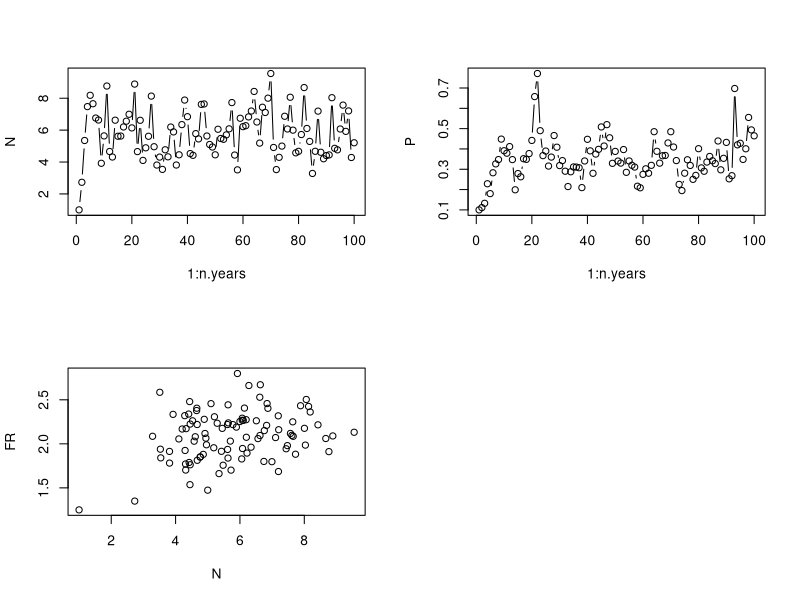

This figure's R source: (Note: this script raises an error after producing the figure.)
#### 15/03/2018 -- FBarraquand and OGimenez
#### Computation of the Hessian for the discrete-time Leslie-May model
#### New file with T=100


### --- Questions ------------------------------------------------------------------#### 
### Better to do this numerically or symbolically? (e.g. later in MAPLE?) 
### If numerically, how far into parameter space, i.e. what precision for the grid? 
### --------------------------------------------------------------------------------####

rm(list=ls())
graphics.off()

##################### Helper function #####################################################
### By OG 
logprot <- function(v){
eps <- 2.2204e-016
u <- log(eps) * (1+vector(length=length(v)))
index <- (v>eps)
u[index] <- log(v[index])
u
}

##################### Simulation used #####################################################

### Model used (use stored simulated data later on, just tryouts for now)
n.years<-100	# Long time series to look at structural identifiability
N1<-1			# Initial pop size
P1<-0.1
K<-1			# threshold dd 
beta<-1			# density-dependence exponent
rmax_V<-2			# Max AVERAGE growth rate (thus not a true max...)
rmax_P<-0.5
sigma2.proc<-0.05		# worked well with 0.005
# Process sigma on the log-scale, use the Peretti et al. value. 0.005


### FR and predator parameters
C<-2.5
D<-1
Q<-10

### Simulation of data
#set.seed(42) 
set.seed(41)
#set.seed(40)

y<-N<-P<-FR<-numeric(n.years)
N[1]<-N1
P[1]<-P1
FR[1]<-C*N[1]/(D+N[1])

rV<-rnorm(n.years-1,rmax_V,sqrt(sigma2.proc))
rP<-rnorm(n.years-1,rmax_P,sqrt(sigma2.proc))
FRnoise<-rnorm(n.years,0,sqrt(sigma2.proc))

for (t in 1:(n.years-1)){
 
  FR[t+1]<-(C*N[t]/(D+N[t])) + FRnoise[t+1]
  N[t+1]<-N[t]*(exp(rV[t])/(1+(N[t]/K)^beta))*exp(-FR[t]*P[t]/N[t])
  P[t+1]<-P[t]*exp(rP[t])/(1+P[t]*Q/N[t])
}
## Plotting time series of abundances and FR
par(mfrow=c(2,2))
plot(1:n.years,N,type="b")
plot(1:n.years,P,type="b")
#curve(dbeta(x,a,b),from=0, to=1)
plot(N,FR)

### Produce dataset to fit
data = cbind(log(N),log(P),FR) 

##################### Define likelihood and RSS for both models with and without noisy FRs ######################################

################# Define the likelihood ########################################
logLik=function(theta,y){
#### y is the data with n rows and 3 columns // log-abundance data + FR data

#### Parameters
# theta1 = r 
# theta2 = gamma
# theta3 = sigma1
# theta4 = s
# theta5 = q 
# theta6 = sigma2
# theta7 = C
# theta8 = D
# theta9 = sigma3

n=nrow(y)
ll = 0.0 ### Or p_1(a_1|x_1) p(x_1)
for (t in 2:n){
N_t = exp(y[t-1,1])
P_t = exp(y[t-1,2]) 

######## Error that was previously there!! N_t/P_t instead P_t/N_t ###
### mu1 = y[t-1,1] + theta[1] - log(1+theta[2]*N_t) - y[t-1,3]*N_t/P_t
######################################################################
mu1 = y[t-1,1] + theta[1] - logprot(1+theta[2]*N_t) - y[t-1,3]*P_t/N_t
mu2 = y[t-1,2] + theta[4] - logprot((1+theta[5]*P_t/N_t))
mu3 = (theta[7]*N_t)/(theta[8] + N_t)
#ll= ll + log(dnorm(y[t,1], mu1, theta[3])) +  log(dnorm(y[t,2], mu2, theta[6])) + log(dnorm(y[t,3], mean = mu3, sd = theta[9]))
# we have log(0) problem
d1=dnorm(y[t,1], mu1, theta[3],log=T) ## directly asking for the log avoids problems
d2=dnorm(y[t,2], mu2, theta[6],log=T)
d3=dnorm(y[t,3], mu3, theta[9],log=T)
ll=ll+d1+d2+d3
}
return(-ll)
}


############### Working directly with the sum of squares ######################
RSS=function(theta,y){
  #### y is the data with n rows and 3 columns // log-abundance data + FR data
  
  #### Parameters
  # theta1 = r 
  # theta2 = gamma
  # theta3 = s
  # theta4 = q 
  # theta5 = C
  # theta6 = D
  # not the same theta
  
  n=nrow(y)
  rss = 0.0 ### Or p_1(a_1|x_1) p(x_1)
  for (t in 2:n){
    N_t = exp(y[t-1,1])
    P_t = exp(y[t-1,2]) 
    ############## Correction of error ###########################################
    ## mu1 = y[t-1,1] + theta[1] - log(1+theta[2]*N_t) - y[t-1,3]*N_t/P_t # error
    mu1 = y[t-1,1] + theta[1] - logprot(1+theta[2]*N_t) - y[t-1,3]*P_t/N_t # corrected
    mu2 = y[t-1,2] + theta[3] - logprot((1+theta[4]*P_t/N_t))
    mu3 = (theta[5]*N_t)/(theta[6] + N_t)
    rss=rss+(y[t,1] - mu1)^2+(y[t,2]-mu2)^2+(y[t,3]-mu3)^2
  }
  return(rss)
}

############################### LL ##################################################

################# Define the likelihood ########################################
#### Warning the last parameter theta9 is not estimated!!
logLik_FRwoutNoise=function(theta,y){
#### y is the data with n rows and 3 columns // log-abundance data + FR data

#### Parameters
# theta1 = r 
# theta2 = gamma
# theta3 = sigma1
# theta4 = s
# theta5 = q 
# theta6 = sigma2
# theta7 = C
# theta8 = D
# theta9 = sigma3

n=nrow(y)
ll = 0.0 ### Or p_1(a_1|x_1) p(x_1)
for (t in 2:n){
N_t = exp(y[t-1,1])
P_t = exp(y[t-1,2]) 

######## Error that was previously there!! N_t/P_t instead P_t/N_t ###
### mu1 = y[t-1,1] + theta[1] - log(1+theta[2]*N_t) - y[t-1,3]*N_t/P_t
######################################################################
mu1 = y[t-1,1] + theta[1] - logprot(1+theta[2]*N_t) - (theta[7]*P_t)/(theta[8] + N_t)
mu2 = y[t-1,2] + theta[4] - logprot((1+theta[5]*P_t/N_t))
#ll= ll + log(dnorm(y[t,1], mu1, theta[3])) +  log(dnorm(y[t,2], mu2, theta[6])) + log(dnorm(y[t,3], mean = mu3, sd = theta[9]))
# we have log(0) problem
d1=dnorm(y[t,1], mu1, theta[3],log=T) ## directly asking for the log avoids problems
d2=dnorm(y[t,2], mu2, theta[6],log=T)
#d3=dnorm(y[t,3], mu3, theta[9],log=T)
ll=ll+d1+d2#+d3
}
return(-ll)
}


############### Working directly with the sum of squares ######################
RSS_FRwoutNoise=function(theta,y){
  #### y is the data with n rows and 3 columns // log-abundance data + FR data
  
  #### Parameters
  # theta1 = r 
  # theta2 = gamma
  # theta3 = s
  # theta4 = q 
  # theta5 = C
  # theta6 = D
  # not the same theta
  
  n=nrow(y)
  rss = 0.0 ### Or p_1(a_1|x_1) p(x_1)
  for (t in 2:n){
    N_t = exp(y[t-1,1])
    P_t = exp(y[t-1,2]) 
    ############## Correction of error ###########################################
    ## mu1 = y[t-1,1] + theta[1] - log(1+theta[2]*N_t) - y[t-1,3]*N_t/P_t # error
    mu1 = y[t-1,1] + theta[1] - logprot(1+theta[2]*N_t) -  (theta[5]*P_t)/(theta[6] + N_t) # corrected
    mu2 = y[t-1,2] + theta[3] - logprot((1+theta[4]*P_t/N_t))
    rss=rss+(y[t,1] - mu1)^2+(y[t,2]-mu2)^2#+(y[t,3]-mu3)^2
  }
  return(rss)
}

################################ Computation of MLE ##########################################################
################################ + computation of the Hessian at the MLE #####################################

######### Estimation starting at the MLE ###########
theta_true  = c(rmax_V,1/K,sqrt(0.05),rmax_P,Q,sqrt(0.05),C,D,sqrt(0.05))
p_opt<-optim(theta_true, logLik, y=data,method="BFGS",hessian=T)
p_opt$par
#[1]  1.7640017  0.7142281  0.2277440  0.5727717 11.9375808  0.2087442  2.5128467  1.0491252  0.2389437
theta_true
#[1]  2.0000000  1.0000000  0.2236068  0.5000000 10.0000000  0.2236068  2.5000000  1.0000000  0.2236068

######### Estimation starting away from MLE ########
theta_init = theta_true + rnorm(9,0,sd=0.05)
p_opt<-optim(theta_init, logLik, y=data,method="BFGS",hessian=T,control=list(fnscale=-1))
p_opt$par
theta_true
### Ask optim for the Hessian
hessian=p_opt$hessian
print(hessian, dig = 9) ## or use scipen
options(scipen = 999)
print(hessian, dig = 9)
#revert back
options(scipen = 0)

eigen(hessian) ## clearly no zeroes there? 
# $values
# [1] 4544.6756366 4279.0130556 3817.9057096 3468.3549356 2274.8086575 1394.6774084    9.0787072    5.5516334    0.1141467

######## Estimation based on RSS ##################

### New restricted theta
theta_true  = c(rmax_V,1/K,rmax_P,Q,C,D)
p_opt<-optim(theta_true, RSS, y=data,hessian=T)
p_opt$par
theta_true
p_opt$hessian
eigen(p_opt$hessian) ### clearly interesting and non zero
### Old $values for t=1000
# [1] 3334.2367985 2000.8569587 1736.6593414    8.9622937    1.4761840    0.1603394
### New values for t=100
# $values
# [1] 454.80251632 198.25709097 159.49222726   1.04456291   0.59298376   0.01113483

# Let's try from somewhere slightly different
theta_init = theta_true + rnorm(6,0,sd=0.05)
p_opt<-optim(theta_init, RSS, y=data,hessian=T)
p_opt$par
theta_true
p_opt$hessian
eigen(p_opt$hessian) ### clearly interesting and non zero
# $values
# [1] 440.46957584 198.28217321 159.69830610   1.05047544   0.55995778   0.01463831
# 
# $vectors
# [,1]          [,2]          [,3]         [,4]          [,5]          [,6]
# [1,]  6.699400e-01  2.065958e-12 -6.270210e-13 7.096422e-10  7.424153e-01  1.868657e-10
# [2,] -7.424153e-01 -2.664349e-15 -2.594159e-12 6.408067e-10  6.699400e-01  1.690894e-10
# [3,]  1.372015e-12 -9.992881e-01 -1.563891e-11 2.579492e-11  1.103813e-11 -3.772525e-02
# [4,] -3.978080e-13  3.772525e-02 -3.483252e-12 7.140937e-10  2.517745e-10 -9.992881e-01
# [5,]  1.523714e-12  1.406952e-11 -9.345979e-01 3.557061e-01 -3.421681e-10  2.579773e-10
# [6,] -2.300136e-13 -6.599388e-12  3.557061e-01 9.345979e-01 -8.928331e-10  6.663765e-10


###################################################################################################
################### Now for the model where the FR is specified without the noise #################
###################################################################################################
# Revert back to full theta_true with 9 elements 
# Nope! It's actually 8 elements!!
theta_true  = c(rmax_V,1/K,sqrt(0.05),rmax_P,Q,sqrt(0.05),C,D) ### 8 elements only
p_opt<-optim(theta_true, logLik_FRwoutNoise, y=data,hessian=T)
p_opt$par ### Obviously a problem on the last param - but perhaps this could be done with constraints? 
theta_true
p_opt$hessian
eigen(p_opt$hessian)
# $values
# [1] 4441.0238334 4032.1190290 3288.9278103 2251.8416066   12.2374011    0.9329324    0.1419784   -0.1424231

# One negative eigenvalues -- does not seem to be doing well. 

######### Estimation starting away from MLE ########
theta_init = theta_true + rnorm(8,0,sd=0.05)
p_opt<-optim(theta_init, logLik_FRwoutNoise, y=data,hessian=T)
p_opt$par
# [1]  1.8712006  0.7963704  0.2284715  0.5822778 12.2094645  0.2085856  2.7754965  0.7688282
theta_true
theta_init
p_opt$hessian
eigen(p_opt$hessian)

### Going much better regarding estimated parameters! Still one of the eigenvalues is negative

# $values
# [1] 4562.5534412 3877.9858790 3784.6128492 2278.2132032    4.6680105    0.7002127    0.1077702   -0.1287456
# 
# $vectors
# [,1]          [,2]          [,3]          [,4]          [,5]          [,6]          [,7]          [,8]
# [1,] -2.001803e-12  6.989324e-01 -4.661571e-03  8.078860e-13  6.605280e-01 -2.439218e-01 -6.196734e-10  1.252063e-01
# [2,]  2.040020e-12 -7.138802e-01  3.769635e-03  3.544896e-13  6.657225e-01 -1.821585e-01 -7.111915e-10  1.182908e-01
# [3,] -2.286138e-12  5.953634e-03  9.999820e-01  5.189003e-13  6.246352e-04 -3.745008e-04  2.402706e-13 -2.906280e-05
# [4,] -2.323761e-04 -3.551782e-13 -5.454230e-13  9.993922e-01 -7.219949e-12 -8.607576e-11 -3.485950e-02 -3.066175e-10
# [5,]  7.199107e-05 -6.662195e-13 -8.062620e-13 -3.485948e-02 -1.784306e-10 -2.467440e-09 -9.993922e-01 -8.807948e-09
# [6,] -1.000000e+00 -2.892694e-12 -2.269019e-12 -2.347444e-04 -9.228824e-14 -6.137554e-13 -6.384680e-05 -9.480846e-13
# [7,]  6.795001e-13 -3.882151e-02  2.334626e-05 -3.542763e-14 -2.279896e-01 -9.079786e-01  5.361948e-09 -3.494116e-01
# [8,]  1.504452e-13  1.805621e-02 -1.899723e-04  8.307197e-13  2.617950e-01  2.879151e-01  7.359433e-09 -9.210007e-01


######## Estimation from RSS ################
theta_true  = c(rmax_V,1/K,rmax_P,Q,C,D)
p_opt<-optim(theta_true,RSS_FRwoutNoise, y=data,hessian=T)
p_opt$par
theta_true
p_opt$hessian
eigen(p_opt$hessian) ### clearly interesting and non zero? (inluding the last one?)
# $values
# [1] 3.113905e+02 1.982414e+02 1.388143e+00 1.100563e-01 4.245931e-02 9.481991e-03
# 
# $vectors
# [,1]          [,2]          [,3]          [,4]          [,5]          [,6]
# [1,]  7.972963e-01 -2.585307e-12  1.695954e-01  9.918239e-02 -5.707178e-01 -7.066790e-10
# [2,] -6.001156e-01  1.683015e-12  2.959810e-01  2.006327e-01 -7.155439e-01 -8.977019e-10
# [3,]  2.962597e-12  9.993910e-01 -1.913536e-12 -5.645251e-12  4.126922e-11 -3.489450e-02
# [4,]  9.314381e-13 -3.489450e-02 -1.304325e-11 -1.171858e-10  1.214692e-09 -9.993910e-01
# [5,] -5.681138e-02 -1.980770e-12 -2.549246e-01 -9.128736e-01 -3.137637e-01 -2.709746e-10
# [6,]  3.086059e-02  9.863041e-13  9.047906e-01 -3.414251e-01  2.526468e-01  3.352953e-10


## The last two parameters may be a little linked? This may in fact be zero? 

theta_init = theta_true + rnorm(6,0,sd=0.05)
p_opt<-optim(theta_init, RSS, y=data,hessian=T)
p_opt$par
theta_true
theta_init
#No obvious influence of theta_init on the results
p_opt$hessian
eigen(p_opt$hessian) ### clearly interesting and non zero
# $values
# [1] 4.437050e+02 1.982452e+02 1.592054e+02 1.035154e+00 5.756634e-01 9.893308e-03
# 
# $vectors
# [,1]          [,2]          [,3]          [,4]          [,5]          [,6]
# [1,]  6.674751e-01 -5.816374e-12  4.810703e-13 -3.709480e-10 -7.446321e-01  2.511515e-10
# [2,] -7.446321e-01  1.049480e-12  3.097723e-13 -3.339804e-10 -6.674751e-01  2.248009e-10
# [3,] -4.652314e-12 -9.993813e-01  8.683790e-12  5.741907e-12 -8.227046e-12 -3.517237e-02
# [4,]  4.073223e-13  3.517237e-02  1.163913e-13  2.147508e-10 -3.369836e-10 -9.993813e-01
# [5,] -3.046072e-13 -8.752388e-12 -9.346021e-01  3.556949e-01 -1.780708e-10  7.601617e-11
# [6,] -1.054619e-12  1.389139e-12  3.556949e-01  9.346021e-01 -4.662995e-10  2.009212e-10

###### Note -- we will probably need to evaluate this for many initial conditions #########

################################ Computation of Hessian #######################################################

### Computation at the true parameter values
### There's of course the question of whether it is better to compute the Hessian
### for the true param values or at the MLE (which might be slightly different on a finite time series). 

### In Gimenez et al. Animal Biodiversity and Conservation 27.1 (2004) They use the MLE.
### But for a theoretical work, what should we use? 

### Use other algorithm to compute the Hessian exactly at the true value
library("numDeriv")

theta_true  = c(rmax_V,1/K,sqrt(0.05),rmax_P,Q,sqrt(0.05),C,D,sqrt(0.05))
LL = function(theta){
  return(logLik(theta,data))
}
LL(theta_true)

hessian_thetaTrue=hessian(LL,theta_true)
eigen(hessian_thetaTrue)
# $values
# [1] 4959.8096919 4809.0994550 3223.7316080 2816.5693745 1981.8791487 1617.1298279   11.2572042    0.1440341  -32.0313725
# The last eigenvalue is negative... 

## SD error
diag(solve(hessian_thetaTrue)) ### some negative variances... 
sqrt(diag(solve(hessian_thetaTrue)))

#### Previously we had --
#$values
# [1] 44294.175086 39378.550751 37848.716366 34111.484789 19976.028177 16277.744431    70.872841
# [8]     7.018634     1.882450
# 

############## Perhaps using the TRUE value only makes sense when T=1000!!! so that we are in near-perfect conditions #####
theta_true  = c(rmax_V,1/K,sqrt(0.05),rmax_P,Q,sqrt(0.05),C,D)

LL_FRwoutNoise = function(theta){
  return(logLik_FRwoutNoise(theta,data))
}

hessian_thetaTrue_FRwoutNoise=hessian(LL_FRwoutNoise,theta_true)
eigen(hessian_thetaTrue_FRwoutNoise)

######### Previously for T=1000 -- but we had an error 
# $values
# [1]  4.429418e+04  3.966980e+04  3.419146e+04  1.997603e+04  2.326595e+01  6.332812e+00
# [7]  1.882450e+00  1.473978e-02 -4.179847e-23
#### But we had a problem there as only 8 values are evaluated... 

################# Redo the same analysis with sum of squares #################

theta_true  = c(rmax_V,1/K,rmax_P,Q,C,D)
RSS_bis = function(theta){
  return(RSS(theta,data))
}
RSS_bis(theta_true)

hessian_RSS_thetaTrue=hessian(RSS_bis,theta_true)
eigen(hessian_RSS_thetaTrue)
# $values
# [1] 336.62510855 198.28492515 161.91041244   1.12619881   0.01454556  -3.19410640
# Now for the model with FR without noise

RSS_bis_FRwoutNoise = function(theta){
  return(RSS_FRwoutNoise(theta,data))
}
RSS_bis_FRwoutNoise(theta_true)

hessian_RSS_thetaTrue_FRwoutNoise=hessian(RSS_bis_FRwoutNoise,theta_true)
eigen(hessian_RSS_thetaTrue_FRwoutNoise)
# $values
# [1] 337.33536785 198.28492515   0.15246182   0.01454556  -0.02863044  -3.12787742
# 
# $vectors
# [,1]          [,2]          [,3]          [,4]         [,5]          [,6]
# [1,]  7.685884e-01  3.261043e-13  3.883697e-02 -3.965198e-12 2.333877e-02 -6.381370e-01
# [2,] -6.382035e-01  1.253299e-13 -1.843874e-02 -2.025826e-12 4.256147e-03 -7.696351e-01
# [3,]  1.671099e-13 -9.992812e-01  1.285985e-13  3.790849e-02 4.282178e-12 -3.805211e-13
# [4,] -5.012393e-16  3.790849e-02  2.040929e-12  9.992812e-01 1.093211e-10 -2.068036e-12
# [5,] -4.115850e-02  1.154317e-13  7.420921e-01 -7.463781e-11 6.687327e-01  2.004908e-02
# [6,]  1.655498e-02  6.678507e-14 -6.689178e-01 -7.992144e-11 7.431243e-01  6.407457e-03

### Similar to Likelihood results -- I assume that looking at the Hessian at theta_true only makes sense for very long time series, 
### i.e. cases where the MLE is actually very close to theta_true.  
#####################################################################################################################################

########################### Profiles of the likelihood near theta_true ##################################




